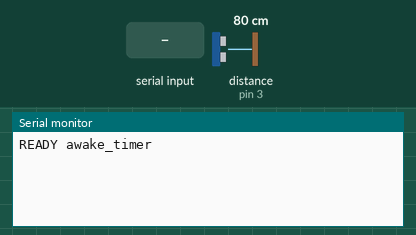
This sketch was run on a simulated Arduino Uno, built with avr-gcc and run on an emulated ATmega328P. Parts: the last lines printed to the serial monitor. Wiring (inferred from the names in the program): range finder with pulse-width output: data pin 3. The test bench sets the inputs (shaded band); at power-on: distance to the obstacle (sensor on pin 3) 80 cm.

Above: at 1.2 s.
1.3 s: "?\n" received over Serial
At 1.6 s:
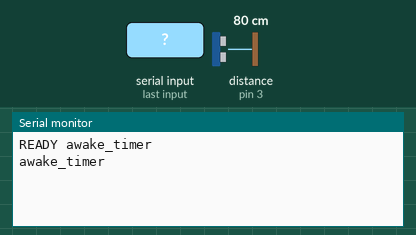
2.8 s: byte 10 ('\n') received over Serial
At 4.0 s:
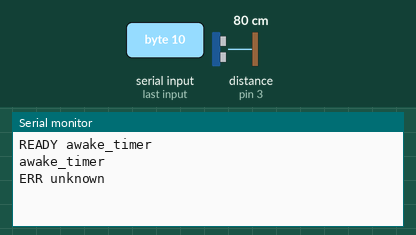
4.3 s: "report\n" received over Serial
At 5.1 s:
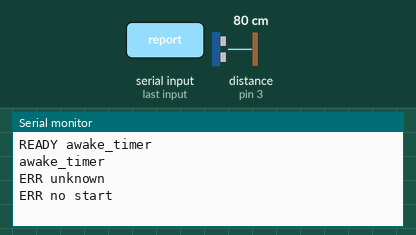
5.8 s: "start 90 45\n" received over Serial
At 6.3 s:
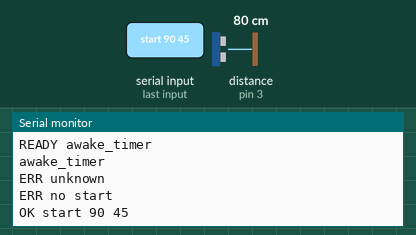
7.3 s: "report\n" received over Serial
At 7.8 s:
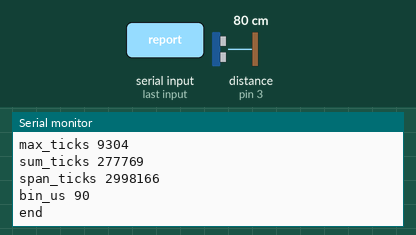

Measured:
- after the input at 1.3 s, the serial monitor: prints a new line at once (image 1)
- after the input at 2.8 s, the serial monitor: prints a new line at once (image 2)
- after the input at 4.3 s, the serial monitor: prints a new line at once (image 3)
- after the input at 5.8 s, the serial monitor: prints a new line at once (image 4)
- after the input at 7.3 s, the serial monitor: prints a new line at once (image 5)

The sketch:

awake_timer.ino
```cpp
// awake_timer: the R3 on the HAL's bench as a timing instrument
// (__workbench__/README.md). It times every high stretch on D3, which the
// bench R4's firmware holds high while its processor is awake and low while
// it sleeps (__workbench__/uno_4r/crates/bench-firmware, sleep.rs). Every
// stretch is timed on one clock, this board's Timer1, and kept in a
// histogram, which the PC asks for at the end of a run.
//
// Wiring (unor4-hal Validation.md, All-in-one validation): R4 D3 <-> R3 D3,
// GND <-> GND. The other bench wires (D0/D1, D4 -> D8, D5 -> D7) stay as they
// are and are not used: this sketch never drives a pin.
//
// The clock: Timer1 counts the 16 MHz crystal through a prescaler of 8, so
// one count is 0.5 us (ATmega328P datasheet, 16.11, CS11). Its overflow
// interrupt extends the 16-bit count to 32 bits, 2,147 s before it wraps.
//
// How an edge is timed: D3 is INT1 (PD3), interrupting on any change. The
// handler reads Timer1 first, so the time is the edge's plus the interrupt's
// latency. Both edges of a stretch carry about the same latency, so it
// mostly cancels; what remains is up to one Timer1 overflow handler, a few
// us, when one is running as the edge comes. Timer0's interrupt (millis())
// is switched off while timing, so it adds nothing.
//
// The protocol, one line each way, 115,200 8N1, '\n' ends a line:
//   at start            -> READY awake_timer
//   start <bin_us> <bins> -> OK start <bin_us> <bins>, or ERR <why>
//   report              -> the lines below, then end
//   ?                   -> awake_timer
// The report:
//   tick_ns 500         one count of the clock, ns
//   count <n>           high stretches timed
//   missed <m>          edges whose level matched the one before: a stretch
//                       too short for the handler to see both of its edges
//   over <k>            stretches longer than bins x bin_us
//   min_ticks <x>       the shortest stretch, counts
//   max_ticks <y>       the longest stretch, counts
//   sum_ticks <s>       all stretches together, counts
//   span_ticks <t>      from start to report, counts
//   bin_us <b>          each bin's width, us
//   bin <i> <count>     one line per bin that holds any stretch: bin i holds
//                       stretches from i x bin_us up to (i + 1) x bin_us
//   end

#include <Arduino.h>

// The line speed; bench-host.toml's [r3] baud must match.
static const unsigned long SERIAL_BAUD = 115200;

// The most bins the histogram has room for: 4-byte counts, 1,000 bytes of
// the R3's 2,048 bytes of RAM. Why 4 bytes: 3,000 datagrams at the 41.5 ms
// mean gap last about 125 s, which is about 62,000 tick wakes of the R4 and
// 3,000 datagram wakes, 65,000 in all. That is already at the edge of a
// 2-byte count's 65,535, and most of them land in one or two bins, so any
// longer run would overflow one.
static const uint16_t MAX_BINS = 250;

// The widest bin `start` takes, us: MAX_BINS of it cover 0.25 s, far beyond
// any stretch awake.
static const uint16_t MAX_BIN_US = 1000;

// One Timer1 count, ns: 16 MHz / 8.
static const uint16_t TICK_NS = 500;
static const uint8_t TICKS_PER_US = 2;

// The R4's mark on D3, which is INT1 (PD3) (ATmega328P datasheet, 1.1, pin
// configurations; the R3's header labels).
static const uint8_t MARK_PIN = 3;

// Half of the 16-bit count's range. In `now_ticks`, a count read with an
// overflow still pending is below this only if it was read after the wrap,
// so the pending overflow belongs to it; a count at or above it was read
// before the wrap, and the overflow comes after it. The count is read within
// a few counts of the pending check, far less than half the range.
static const uint16_t HALF_RANGE = 0x8000;

// The longest line taken from the PC, bytes.
static const uint8_t LINE_MAX = 40;

static volatile uint16_t overflows = 0;

static volatile bool timing = false;
static volatile bool last_high = false;
static volatile bool have_rise = false;
static volatile uint32_t rise_at = 0;

static volatile uint32_t count = 0;
static volatile uint32_t missed = 0;
static volatile uint32_t over = 0;
static volatile uint32_t min_ticks = 0xFFFFFFFF;
static volatile uint32_t max_ticks = 0;
static volatile uint32_t sum_ticks = 0;
static volatile uint32_t bins_hit[MAX_BINS];

static uint16_t bin_ticks = 0;
static uint16_t bins = 0;
static uint16_t bin_us = 0;
static uint32_t started_at = 0;

static char line[LINE_MAX + 1];
static uint8_t line_len = 0;

ISR(TIMER1_OVF_vect) {
  overflows++;
}

// Timer1 as 32 bits. Called with interrupts off: a pending overflow that
// its handler hasn't counted yet is counted here, when the 16-bit count has
// already wrapped past it.
static uint32_t now_ticks() {
  uint16_t low = TCNT1;
  uint16_t high = overflows;
  if ((TIFR1 & _BV(TOV1)) && low < HALF_RANGE) {
    high++;
  }
  return ((uint32_t)high << 16) | low;
}

ISR(INT1_vect) {
  uint32_t at = now_ticks();
  bool high = (PIND & _BV(PD3)) != 0;
  if (!timing) {
    last_high = high;
    return;
  }
  if (high == last_high) {
    missed++;
    // A missed pair leaves the stretch's start unknown.
    have_rise = high;
    rise_at = at;
    return;
  }
  last_high = high;
  if (high) {
    have_rise = true;
    rise_at = at;
    return;
  }
  if (!have_rise) {
    return;
  }
  have_rise = false;
  uint32_t ticks = at - rise_at;
  count++;
  sum_ticks += ticks;
  if (ticks < min_ticks) {
    min_ticks = ticks;
  }
  if (ticks > max_ticks) {
    max_ticks = ticks;
  }
  uint32_t bin = ticks / bin_ticks;
  if (bin < bins) {
    bins_hit[bin]++;
  } else {
    over++;
  }
}

static void start(uint16_t new_bin_us, uint16_t new_bins) {
  cli();
  timing = false;
  bin_us = new_bin_us;
  bin_ticks = new_bin_us * TICKS_PER_US;
  bins = new_bins;
  for (uint16_t i = 0; i < MAX_BINS; i++) {
    bins_hit[i] = 0;
  }
  count = 0;
  missed = 0;
  over = 0;
  min_ticks = 0xFFFFFFFF;
  max_ticks = 0;
  sum_ticks = 0;
  have_rise = false;
  last_high = (PIND & _BV(PD3)) != 0;
  started_at = now_ticks();
  // Timer0's millis() interrupt off while timing: it would delay INT1.
  TIMSK0 &= ~_BV(TOIE0);
  timing = true;
  sei();
}

static void report() {
  cli();
  timing = false;
  uint32_t span = now_ticks() - started_at;
  sei();
  TIMSK0 |= _BV(TOIE0);

  Serial.print(F("tick_ns "));
  Serial.println(TICK_NS);
  Serial.print(F("count "));
  Serial.println(count);
  Serial.print(F("missed "));
  Serial.println(missed);
  Serial.print(F("over "));
  Serial.println(over);
  Serial.print(F("min_ticks "));
  Serial.println(count == 0 ? 0 : min_ticks);
  Serial.print(F("max_ticks "));
  Serial.println(max_ticks);
  Serial.print(F("sum_ticks "));
  Serial.println(sum_ticks);
  Serial.print(F("span_ticks "));
  Serial.println(span);
  Serial.print(F("bin_us "));
  Serial.println(bin_us);
  for (uint16_t i = 0; i < bins; i++) {
    if (bins_hit[i] != 0) {
      Serial.print(F("bin "));
      Serial.print(i);
      Serial.print(' ');
      Serial.println(bins_hit[i]);
    }
  }
  Serial.println(F("end"));
}

// One whole line from the PC.
static void handle(const char *text) {
  if (strcmp(text, "?") == 0) {
    Serial.println(F("awake_timer"));
    return;
  }
  if (strcmp(text, "report") == 0) {
    if (bins == 0) {
      Serial.println(F("ERR no start"));
      return;
    }
    report();
    return;
  }
  unsigned int new_bin_us = 0;
  unsigned int new_bins = 0;
  if (sscanf(text, "start %u %u", &new_bin_us, &new_bins) == 2) {
    if (new_bin_us == 0 || new_bin_us > MAX_BIN_US || new_bins == 0 || new_bins > MAX_BINS) {
      Serial.print(F("ERR start: bin_us 1-"));
      Serial.print(MAX_BIN_US);
      Serial.print(F(", bins 1-"));
      Serial.println(MAX_BINS);
      return;
    }
    start(new_bin_us, new_bins);
    Serial.print(F("OK start "));
    Serial.print(new_bin_us);
    Serial.print(' ');
    Serial.println(new_bins);
    return;
  }
  Serial.println(F("ERR unknown"));
}

void setup() {
  Serial.begin(SERIAL_BAUD);
  pinMode(MARK_PIN, INPUT);

  // Timer1 free-running: normal mode, prescaler 8, overflow interrupt on.
  TCCR1A = 0;
  TCCR1B = _BV(CS11);
  TCNT1 = 0;
  TIFR1 = _BV(TOV1);
  TIMSK1 = _BV(TOIE1);

  // INT1 on any change of D3.
  EICRA = (EICRA & ~(_BV(ISC11) | _BV(ISC10))) | _BV(ISC10);
  EIFR = _BV(INTF1);
  EIMSK |= _BV(INT1);

  Serial.println(F("READY awake_timer"));
}

void loop() {
  while (Serial.available() > 0) {
    char c = (char)Serial.read();
    if (c == '\r') {
      continue;
    }
    if (c == '\n') {
      line[line_len] = '\0';
      handle(line);
      line_len = 0;
      continue;
    }
    if (line_len < LINE_MAX) {
      line[line_len++] = c;
    }
  }
}
```
